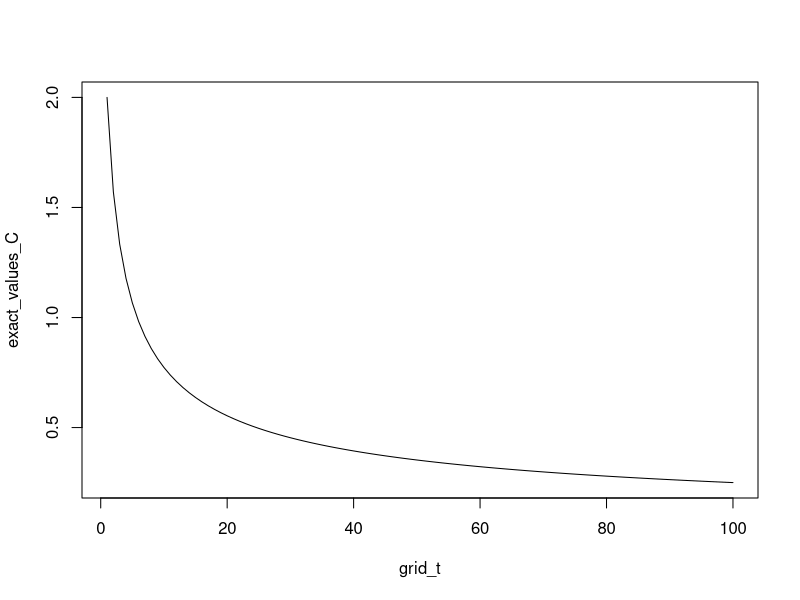
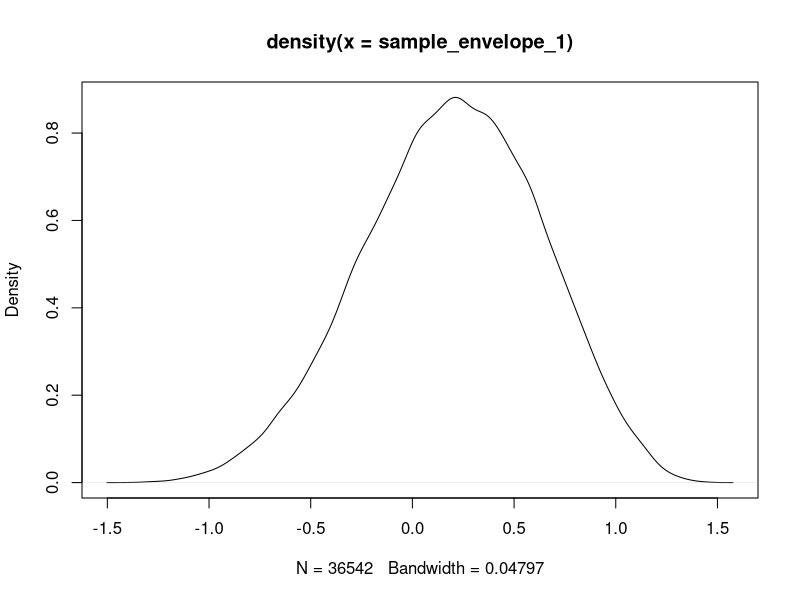

The R script that drew these images, in order: (Note: this script raises an error after producing the figures.)
## ---- chunk 1
knitr::opts_chunk$set(echo = TRUE)
## ---- chunk 2
grid_t <- 1:100

exact_formula_C <- function(t){
  (sqrt(pi) * gamma((t + 1)/2))/gamma(t/2 + 1)
}

exact_values_C <- exact_formula_C(grid_t)
plot(grid_t, exact_values_C, type = 'l')
## ---- chunk 3
n <- 10^6
## ---- chunk 4
t <- 1
u <- runif(n)
sample <- u^t*1/(cos(asin(u)))+(cos(asin(u)))^(t-1)
  
EstIntegral <- mean(sample)
  
Diff <- exact_formula_C(t) - EstIntegral
Std_Error <- sd(sample)/sqrt(n)

rbind(EstIntegral, Diff, Std_Error)
## ---- chunk 5
EstIntegral_1 <- numeric(length(grid_t))
Diff_1 <- numeric(length(grid_t))
Std_Error_1 <- numeric(length(grid_t))

for (t in grid_t){
  u <- runif(n)
  sample <- u^t*1/(cos(asin(u)))+(cos(asin(u)))^(t-1)
  
  EstIntegral_1[t] <- mean(sample)
  
  Diff_1[t] <- exact_formula_C(t) - EstIntegral_1[t]
  Std_Error_1[t] <- sd(sample)/sqrt(n)
}

rbind(mean_diff_1 = mean(Diff_1), mean_SE_1 = mean(Std_Error_1))
## ---- chunk 6
t <- 1
u <- runif(n)
sample <- (sin(acos(u)))^{t-1} + u^t*(sin(acos(u)))^{-1}
  
EstIntegral <- mean(sample)
  
Diff <- exact_formula_C(t) - EstIntegral
Std_Error <- sd(sample)/sqrt(n)

rbind(EstIntegral, Diff, Std_Error)
## ---- chunk 7
EstIntegral_2 <- numeric(length(grid_t))
Diff_2 <- numeric(length(grid_t))
Std_Error_2 <- numeric(length(grid_t))

for (t in grid_t){
  u <- runif(n)
  sample <- (sin(acos(u)))^{t-1} + u^t*(sin(acos(u)))^{-1}
  
  EstIntegral_2[t] <- mean(sample)
  
  Diff_2[t] <- exact_formula_C(t) - EstIntegral_2[t]
  Std_Error_2[t] <- sd(sample)/sqrt(n)
}

rbind(mean_diff_2 = mean(Diff_2), mean_SE_2 = mean(Std_Error_2))
## ---- chunk 8
t <- 1
u <- runif(n)
sample <- ((sin(pi/2*u))^t + (cos(pi/2*u))^t) * pi/2
  
EstIntegral <- mean(sample)
  
Diff <- exact_formula_C(t) - EstIntegral
Std_Error <- sd(sample)/sqrt(n)

rbind(EstIntegral, Diff, Std_Error)
## ---- chunk 9
EstIntegral_3 <- numeric(length(grid_t))
Diff_3 <- numeric(length(grid_t))
Std_Error_3 <- numeric(length(grid_t))

for (t in grid_t){
  u <- runif(n)
  sample <- ((sin(pi/2*u))^t + (cos(pi/2*u))^t) * pi/2
  
  EstIntegral_3[t] <- mean(sample)
  
  Diff_3[t] <- exact_formula_C(t) - EstIntegral_3[t]
  Std_Error_3[t] <- sd(sample)/sqrt(n)
}

rbind(mean_diff_3 = mean(Diff_3), mean_SE_3 = mean(Std_Error_3))
## ---- chunk 10
f <- function(x, y) {
  r <- sqrt(x^2 + y^2)
  ifelse(r == 0, 1, sin(r) / r)  # Handle the removable singularity at (0,0)
}

result <- integrate(function(y) {
  sapply(y, function(yi) {
    integrate(function(x) f(x, yi), -1, 1)$value
  })
}, -1, 1)

# Print the result
true_integral <- result$value
## ---- chunk 11
# install.packages('pracma')
library(pracma)

f <- function(x, y) {
  r <- sqrt(x^2 + y^2)
  ifelse(r == 0, 1, sin(r) / r) 
}

dblquad(f, -1, 1, -1, 1)
## ---- chunk 12
n <- 10^5
x <- runif(n)
y <- runif(n)
sample <- 4 * sin(sqrt(x^2 + y^2))/sqrt(x^2 + y^2)

EstIntegral <- mean(sample)
Diff <- true_integral - EstIntegral
Std_Error <- sd(sample)/sqrt(n)

rbind(EstIntegral, Diff, Std_Error)
## ---- chunk 13
# m <- c(2, 10)
# nu <- c(-1, 1)
# lambda <- c(-1, 1)
# alpha <- c(1, 10)
# 
# groups <- expand.grid(m, nu, lambda, alpha)
# 
# # convert rows to list of vectors
# group_list <- split(as.matrix(groups), 1:nrow(groups))
# #group_list
## ---- chunk 14
m <- 2
nu <- -1
lambda <- -1
alpha <- 1
## ---- chunk 15
check_mean_var <- function(sample){
  mean <- lambda - alpha*nu/(2*(m - 1))
  var <- alpha^2/(2*m - 3) * (1 + nu^2/(4*(m - 1)^2))
  cat(mean, var)
}
## ---- chunk 16
# Generate Y
n <- 10^5
Y <- runif(n) * pi - pi/2
## ---- chunk 17
c_over_K_1 <- pi * (cos(atan(-nu/(2*m))))^{2*m} * exp(-nu*atan(-nu/(2*m)))
c_over_K_1
## ---- chunk 18
# Generate the sample using AR
U <- runif(n)

temp <- atan(-nu/(2*m))

sample_envelope_1 <- Y[U < 
                      ((cos(Y))^{2 * m} * exp(-nu * Y))/(cos(temp)^{2*m} * exp(-nu * temp))]

plot(density(sample_envelope_1), type = 'l')
## ---- chunk 19
# Produce X, and check mean and variance
X_envelope_1 <- tan(sample_envelope_1) * alpha + lambda
print(c(mean(X_envelope_1), var(X_envelope_1)))
check_mean_var(X_envelope_1)
## ---- chunk 20
# empirical rate of acceptance
length(sample_envelop_1)/n
## ---- chunk 21

## ---- chunk 22
# Generate Y
n <- 10^5
U <- runif(n)

Y <- -0.5*log(U*(exp(-pi/2 * nu) - exp(pi/2 * nu)) + exp(pi/2 * nu))
## ---- chunk 23
# Generate the sample using AR
U <- runif(n)

sample_envelope_2 <- Y[U < (cos(Y))^{2*m}]

plot(density(sample_envelope_2), type = 'l')
## ---- chunk 24
# Produce X, and check mean and variance
X_envelope_2 <- tan(sample_envelope_2) * alpha + lambda
print(c(mean(X_envelope_2), var(X_envelope_2)))
check_mean_var(X_envelope_2)
